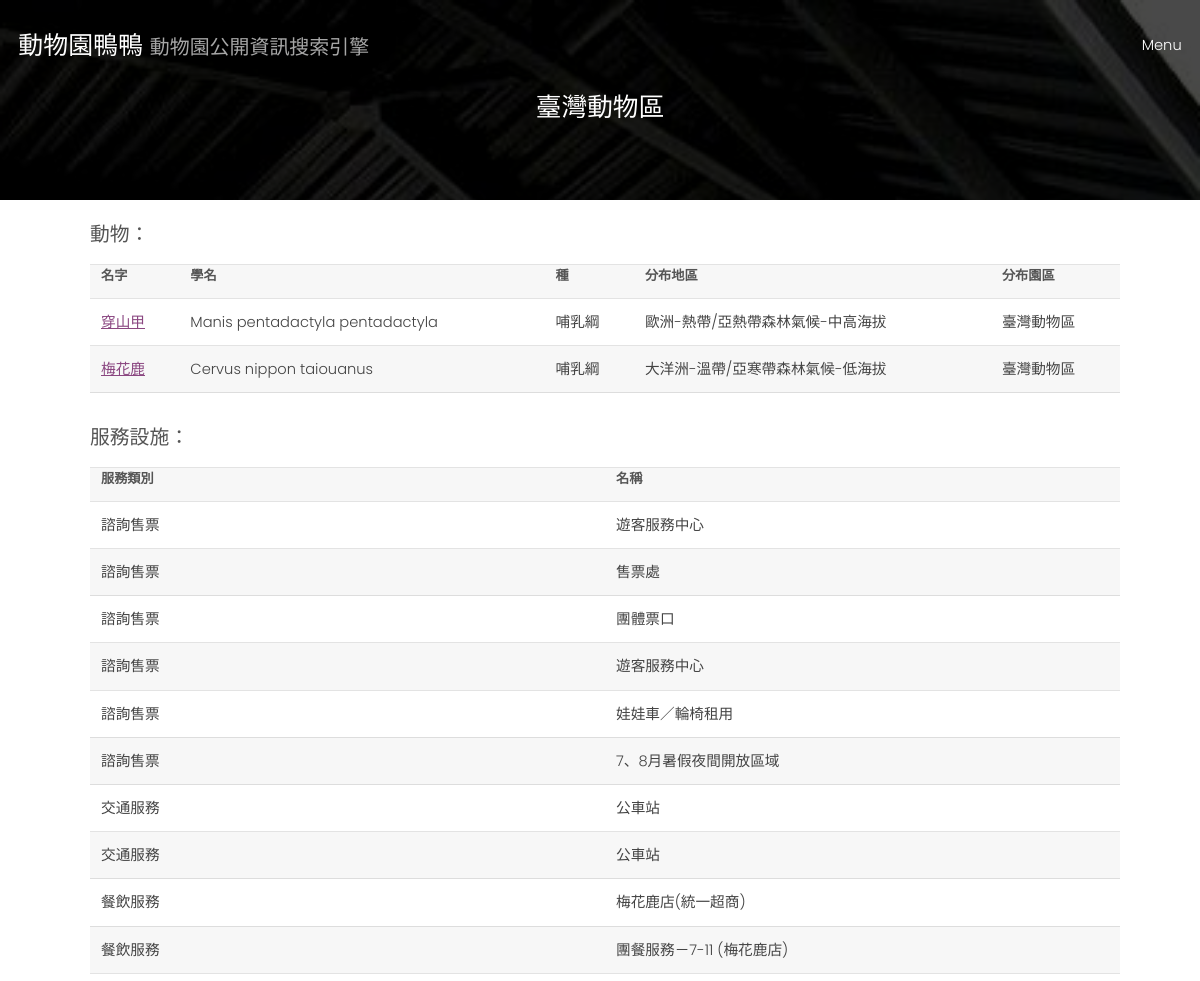
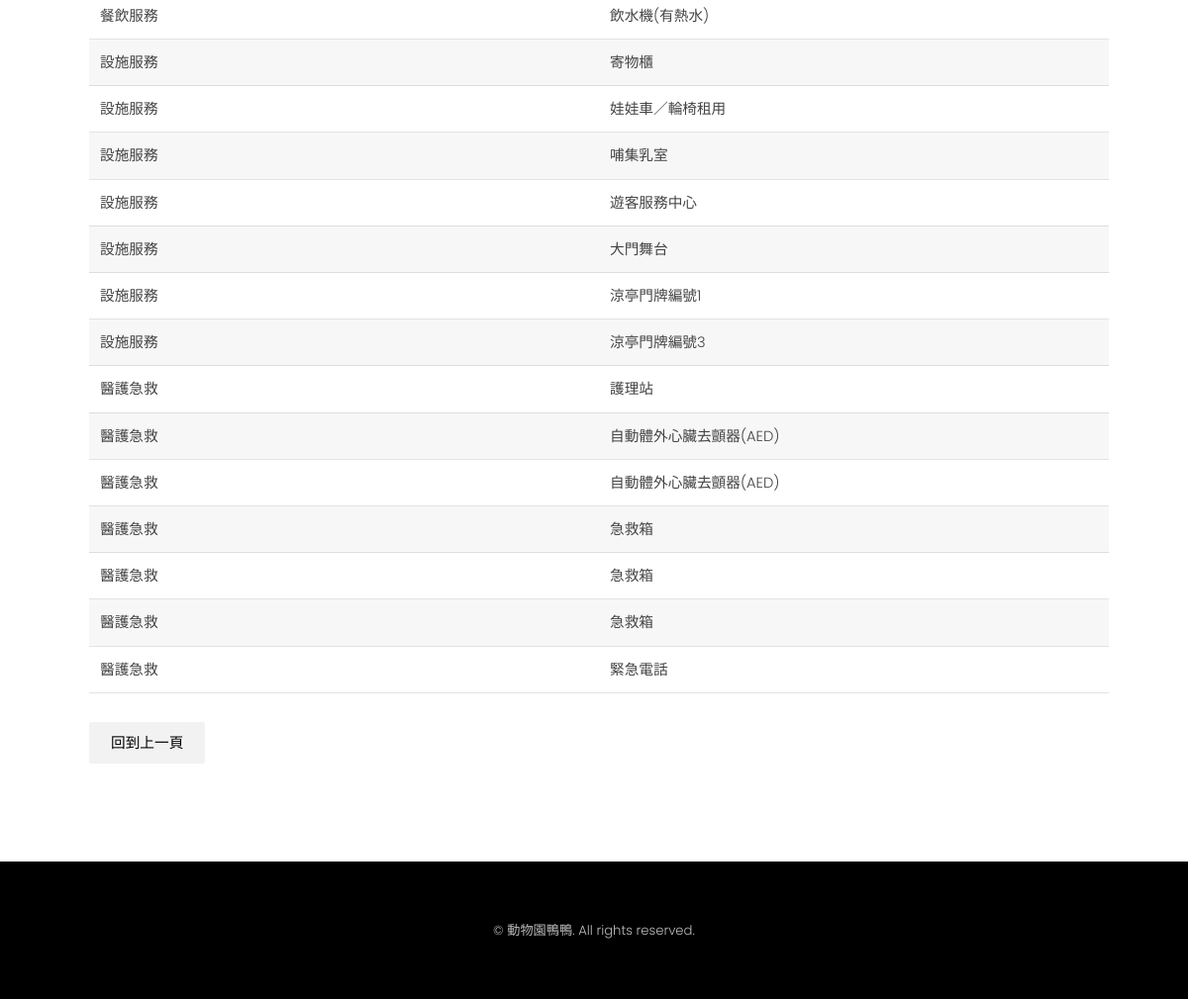
Screenshot of /search/area/1/ with the database file from the repository (2 pictures, top to bottom).
### zoo_info/models.py (models this page shows)
class Area(models.Model):
    area_id = models.CharField(max_length = 30, primary_key = True)#
    position = models.CharField(max_length = 30)#
    nearby = models.CharField(max_length = 30)#
    theme = models.CharField(max_length = 30)#
    close_time = models.CharField(max_length = 30)#
    distance = models.FloatField()
    zoo_id = models.ForeignKey(Zoo, on_delete = models.CASCADE)

class Animal(models.Model):
    animal_id = models.IntegerField(primary_key = True)
    scientific_id = models.CharField(max_length = 30)
    animal_name = models.CharField(max_length = 30)
    category = models.CharField(max_length = 30)
    conservation = models.CharField(max_length = 30)
    h_id = models.ForeignKey(Habitat, on_delete = models.CASCADE)
    area_id = models.ForeignKey(Area, on_delete = models.CASCADE)
    image = models.ImageField(blank = True, upload_to = "static/images/zoo_info")

class Habitat(models.Model):
    H_id = models.CharField(max_length = 30, primary_key = True)
    weather = models.CharField(max_length = 30)
    continent = models.CharField(max_length = 30)
    terrian = models.CharField(max_length = 30)

class Facility(models.Model):
    zoo_id = models.ForeignKey(Zoo, on_delete = models.CASCADE)
    type = models.CharField(max_length = 30)
    name = models.CharField(max_length = 30)
    area_id = models.ForeignKey(Area, on_delete = models.CASCADE)

### zoo_info/views.py (the view)
# urls.py: path('search/area/<int:area_id>/', area_info),
def area_info(request, area_id):
    area = Area.objects.get(area_id = area_id)
    title = area.theme
    animal_info = Animal.objects.filter(area_id = area)
    facilities = Facility.objects.filter(area_id = area)
    return render(request, 'zoo_info/search_by/area_info.html', locals())

### templates/zoo_info/search_by/area_info.html
{% extends 'base.html' %}
{% block content %}
{%include 'base_search.html'%}
    <div id = "display_format">
        <h3>動物：</h3>
        <table>
            <tr>
                <th>名字</th>
                <th>學名</th>
                <th>種</th>
                <th>分布地區</th>
                <th>分布園區</th>
            </tr>
            {% for animal in animal_info%}
                <tr>
                    <td><a href = "/search/animal/{{animal.animal_id}}/">{{animal.animal_name}}</a></td>
                    <td>{{animal.scientific_id}}</td>
                    <td>{{animal.category}}</td>
                    <td>{{animal.h_id.continent}}-{{animal.h_id.weather}}-{{animal.h_id.terrian}}</td>
                    <td>{{animal.area_id.theme}}</td>
                </tr>
            {% endfor %}
        </table>
        <h3>服務設施：</h3>
        <table>
            <colgroup>
                <col style="width:10em">
                <col style="width:10em">
              </colgroup>
            <tr>
                <th>服務類別</th>
                <th>名稱</th>
            </tr>
            {% for facility in area.facility_set.all %}
            <tr>
                <td>{{facility.type}}</td>
                <td>{{facility.name}}</td>
            </tr>
            {% endfor %}
        </table>
        <form action="../">
            <input type ="button" onclick="history.back()" value="回到上一頁"></input>
        </form>
    </div>
{% endblock %}

### templates/base_search.html
{% block content %}
<section id="One" class="wrapper style3">
    <div class="inner">
        <header class="align-center">
            <h2>{{title}}</h2>
        </header>
    </div>
</section>
{% endblock %}

### static/assets/css/main.css (style rules this page uses)
html, body, div, span, applet, object, iframe, h1, h2, h3, h4, h5, h6, p, blockquote, pre, a, abbr, acronym, address, big, cite, code, del, dfn, em, img, ins, kbd, q, s, samp, small, strike, strong, sub, sup, tt, var, b, u, i, center, dl, dt, dd, ol, ul, li, fieldset, form, label, legend, table, caption, tbody, tfoot, thead, tr, th, td, article, aside, canvas, details, embed, figure, figcaption, footer, header, hgroup, menu, nav, output, ruby, section, summary, time, mark, audio, video { margin: 0; padding: 0; border: 0; font-size: 100%; font: inherit; vertical-align: baseline; }
article, aside, details, figcaption, figure, footer, header, hgroup, menu, nav, section { display: block; }
body { line-height: 1; }
table { border-collapse: collapse; border-spacing: 0; }
body { -webkit-text-size-adjust: none; }
*, *:before, *:after { -moz-box-sizing: border-box; -webkit-box-sizing: border-box; box-sizing: border-box; }
body { -ms-overflow-style: scrollbar; }
body { background: #fff; }
body { background-color: #fff; color: #444; }
body, input, select, textarea { font-family: "Poppins", sans-serif; font-weight: 300; font-size: 1rem; line-height: 1.65; }
a { text-decoration: underline; }
h1, h2, h3, h4, h5, h6 { font-weight: 300; line-height: 1.5; margin: 0 0 1rem 0; }
h2 { font-size: 1.75rem; }
h3 { font-size: 1.35rem; }
.align-center { text-align: center; }
input, select, textarea { color: #555; }
a { color: #8a4680; }
h1, h2, h3, h4, h5, h6 { color: #555; }
input[type="submit"], input[type="reset"], input[type="button"], button, .button { -moz-appearance: none; -webkit-appearance: none; -ms-appearance: none; appearance: none; -moz-transition: background-color 0.2s ease-in-out, color 0.2s ease-in-out; -webkit-transition: background-color 0.2s ease-in-out, color 0.2s ease-in-out; -ms-transition: background-color 0.2s ease-in-out, color 0.2s ease-in-out; transition: background-color 0.2s ease-in-out, color 0.2s ease-in-out; border-radius: 2px; border: 0; cursor: pointer; display: inline-block; font-weight: 300; height: 2.85rem; line-height: 2.95rem; padding: 0 1.5rem; text-align: center; text-decoration: none; text-transform: uppercase; white-space: nowrap; }
input[type="submit"], input[type="reset"], input[type="button"], button, .button { background-color: #f2f2f2; color: #000 !important; }
form { margin: 0 0 2rem 0; }
table { margin: 0 0 2rem 0; width: 100%; }
table tbody tr { border: solid 1px; border-left: 0; border-right: 0; }
table td { padding: 0.75rem 0.75rem; }
table th { font-size: 0.9rem; font-weight: 700; padding: 0 0.75rem 0.75rem 0.75rem; text-align: left; }
table tbody tr { border-color: rgba(144, 144, 144, 0.25); }
table tbody tr:nth-child(2n + 1) { background-color: rgba(144, 144, 144, 0.075); }
table th { color: #555; }
.wrapper { padding: 6rem 0 4rem 0 ; position: relative; margin: 0; }
.wrapper > .inner { margin: 0 auto; width: 80rem; }
.wrapper.style3 { background-color: #000; color: #bfbfbf; background-image: url(../../images/bg.jpg); background-size: cover; background-attachment: fixed; background-position: center; position: relative; }
.wrapper.style3 h1, .wrapper.style3 h2, .wrapper.style3 h3, .wrapper.style3 h4, .wrapper.style3 h5, .wrapper.style3 h6 { color: #ffffff; }
.wrapper.style3 .inner { position: relative; z-index: 2; }
.wrapper.style3:before { -moz-transition: opacity 3s ease; -webkit-transition: opacity 3s ease; -ms-transition: opacity 3s ease; transition: opacity 3s ease; -moz-transition-delay: 1.25s; -webkit-transition-delay: 1.25s; -ms-transition-delay: 1.25s; transition-delay: 1.25s; content: ''; display: block; background-color: rgba(0, 0, 0, 0.95); height: 100%; left: 0; opacity: 0.75; position: absolute; top: 0; width: 100%; z-index: 1; }
@media screen and (max-width: 1280px) { .wrapper > .inner { width: 75rem; } }
#display_format { margin-top:0px; margin-left:50px; margin-right:50px; margin-bottom:0px; border-radius: 10px; padding: 20px 30px 70px 40px; }

### rows the page displays
Area: theme "臺灣動物區"
Animal: animal_name "穿山甲", scientific_id "Manis pentadactyla pentadactyla", category "哺乳綱", h_id.continent "歐洲", h_id.weather "熱帶/亞熱帶森林氣候", h_id.terrian "中高海拔", area_id.theme "臺灣動物區"
Animal: animal_name "梅花鹿", scientific_id "Cervus nippon taiouanus", category "哺乳綱", h_id.continent "大洋洲", h_id.weather "溫帶/亞寒帶森林氣候", h_id.terrian "低海拔", area_id.theme "臺灣動物區"
Facility: type "諮詢售票", name "遊客服務中心"
Facility: type "諮詢售票", name "售票處"
Facility: type "諮詢售票", name "團體票口"
Facility: type "諮詢售票", name "遊客服務中心"
Facility: type "諮詢售票", name "娃娃車／輪椅租用"
Facility: type "諮詢售票", name "7、8月暑假夜間開放區域"
Facility: type "交通服務", name "公車站"
Facility: type "交通服務", name "公車站"
Facility: type "餐飲服務", name "梅花鹿店(統一超商)"
Facility: type "餐飲服務", name "團餐服務－7-11 (梅花鹿店)"
Facility: type "餐飲服務", name "飲水機(有熱水)"
Facility: type "設施服務", name "寄物櫃"
Facility: type "設施服務", name "娃娃車／輪椅租用"
Facility: type "設施服務", name "哺集乳室"
Facility: type "設施服務", name "遊客服務中心"
Facility: type "設施服務", name "大門舞台"
Facility: type "設施服務", name "涼亭門牌編號1"
Facility: type "設施服務", name "涼亭門牌編號3"
Facility: type "醫護急救", name "護理站"
Facility: type "醫護急救", name "自動體外心臟去顫器(AED)"
Facility: type "醫護急救", name "自動體外心臟去顫器(AED)"
Facility: type "醫護急救", name "急救箱"
Facility: type "醫護急救", name "急救箱"
Facility: type "醫護急救", name "急救箱"
Facility: type "醫護急救", name "緊急電話"
